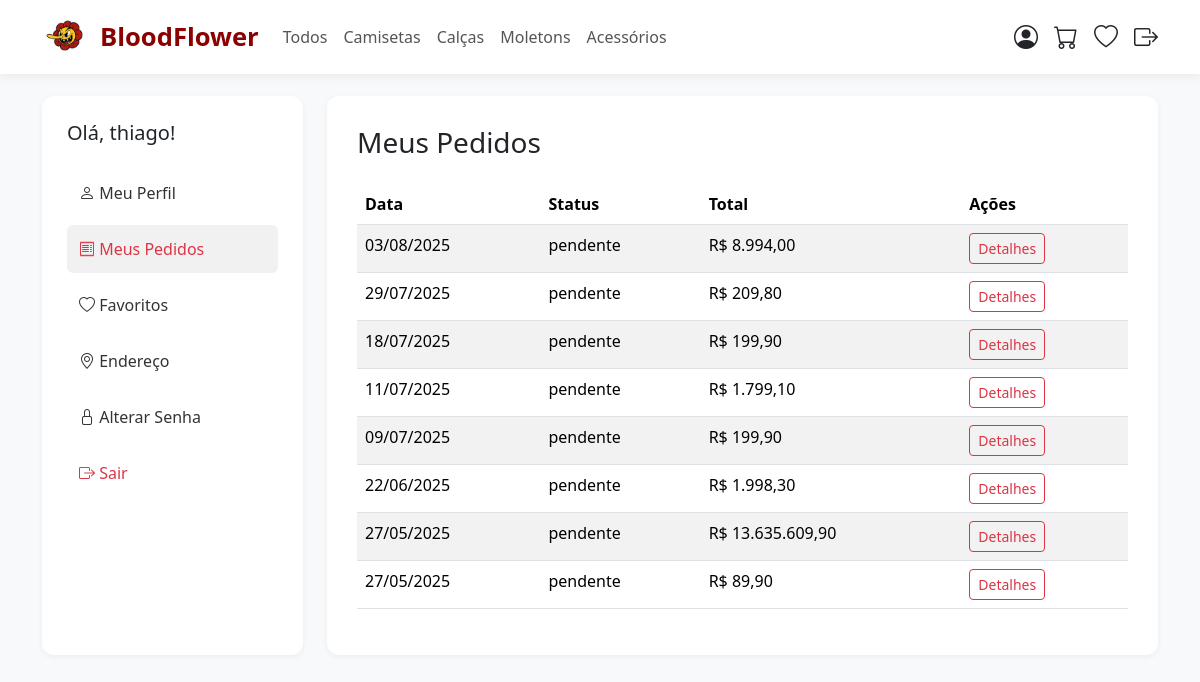
/perfil.php?secao=pedidos (signed in), run on an earlier commit of the app's database.
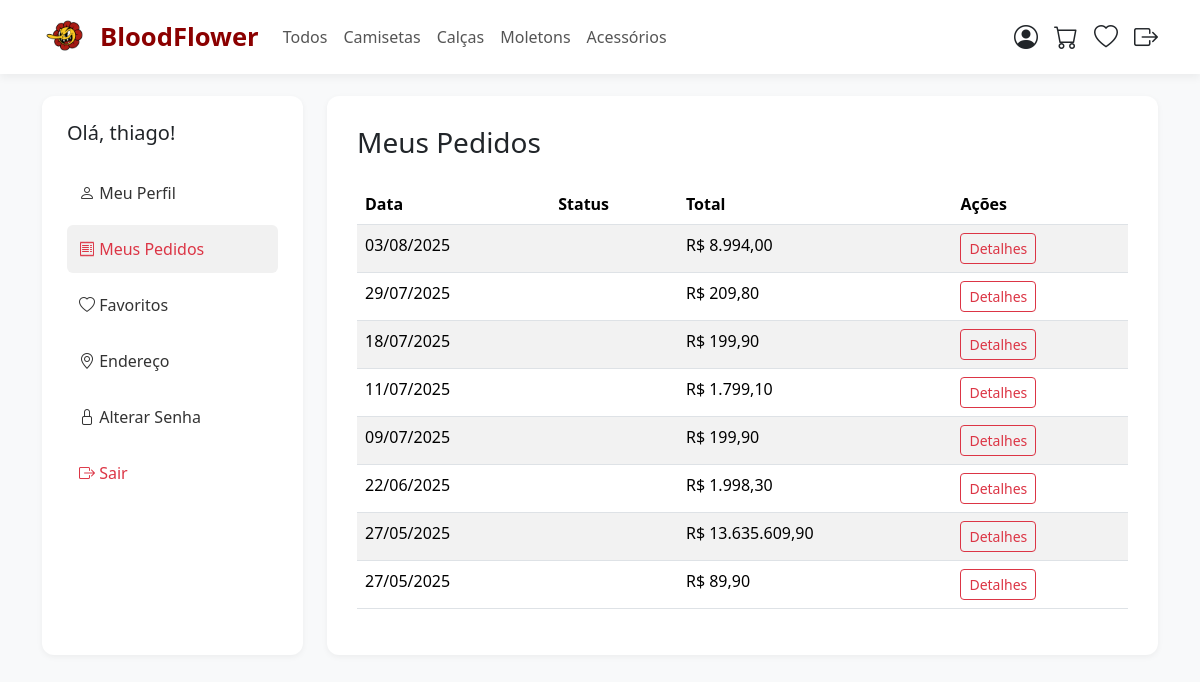
And on a later commit of the database.
### tables this page shows
CREATE TABLE IF NOT EXISTS `pedidos` (
  `id` int NOT NULL AUTO_INCREMENT,
  `id_usuario` int NOT NULL,
  `data_pedido` datetime DEFAULT CURRENT_TIMESTAMP,
  `status` enum('Aguardando','Enviado','Entregue','Cancelado') DEFAULT 'Aguardando',
  `total` decimal(10,2) NOT NULL,
  PRIMARY KEY (`id`),
  KEY `fk_pedidos_usuario` (`id_usuario`)
);

### perfil.php (the view, shortened to what the changed rows need)
<?php
include("conexao.php");
$secao = $_GET['secao'] ?? 'perfil';
?>
<!DOCTYPE html>
<html lang="pt-BR">
<head>
    <link href="https://cdn.jsdelivr.net/npm/bootstrap@5.3.3/dist/css/bootstrap.min.css" rel="stylesheet">
    <link href="https://cdn.jsdelivr.net/npm/bootstrap-icons@1.10.5/font/bootstrap-icons.css" rel="stylesheet">
</head>
<body>
    <div class="container mt-5 pt-5">
        <div class="row">
            <div class="col-md-9">
                <div class="content-area">
                    <?php
                    switch ($secao) {
                    ?>
                        <?php
                        case 'pedidos':
                            $id_usuario = $_SESSION['id'];
                            $sql_pedidos = "SELECT * FROM pedidos WHERE id_usuario = $id_usuario ORDER BY data_pedido DESC";
                            $result_pedidos = mysqli_query($conn, $sql_pedidos);
                            if (mysqli_num_rows($result_pedidos) > 0) {
                                echo "<table class='table table-striped mt-4'>";
                                echo "<thead><tr>
                                        <th>Data</th>
                                        <th>Status</th>
                                        <th>Total</th>
                                        <th>Ações</th>
                                    </tr></thead>";
                                echo "<tbody>";
                                while ($pedido = mysqli_fetch_assoc($result_pedidos)) {
                                    echo "<tr>";
                                    echo "<td>" . date('d/m/Y', strtotime($pedido['data_pedido'])) . "</td>";
                                    echo "<td>" . htmlspecialchars($pedido['status']) . "</td>";
                                    echo "<td>R$ " . number_format($pedido['total'], 2, ',', '.') . "</td>";
                                    echo "<td><a href='detalhes_pedido.php?id=" . $pedido['id'] . "' class='btn btn-sm btn-outline-danger'>Detalhes</a></td>";
                                    echo "</tr>";
                                }
                                echo "</tbody></table>";
                            } else {
                                echo "<p class='mt-4'>Você ainda não realizou nenhum pedido.</p>";
                            }
                            break;
                        ?>
                    <?php
                    }
                    ?>
                </div>
            </div>
        </div>
    </div>
</body>
</html>

What changed in the data, as far as the page shows it:
changed pedidos (number 1 of 8 on the later page): status "pendente" → (not shown)
changed pedidos (number 2 of 8 on the later page): status "pendente" → (not shown)
changed pedidos (number 3 of 8 on the later page): status "pendente" → (not shown)
changed pedidos (number 4 of 8 on the later page): status "pendente" → (not shown)
changed pedidos (number 5 of 8 on the later page): status "pendente" → (not shown)
changed pedidos (number 6 of 8 on the later page): status "pendente" → (not shown)
changed pedidos (number 7 of 8 on the later page): status "pendente" → (not shown)
changed pedidos (number 8 of 8 on the later page): status "pendente" → (not shown)
